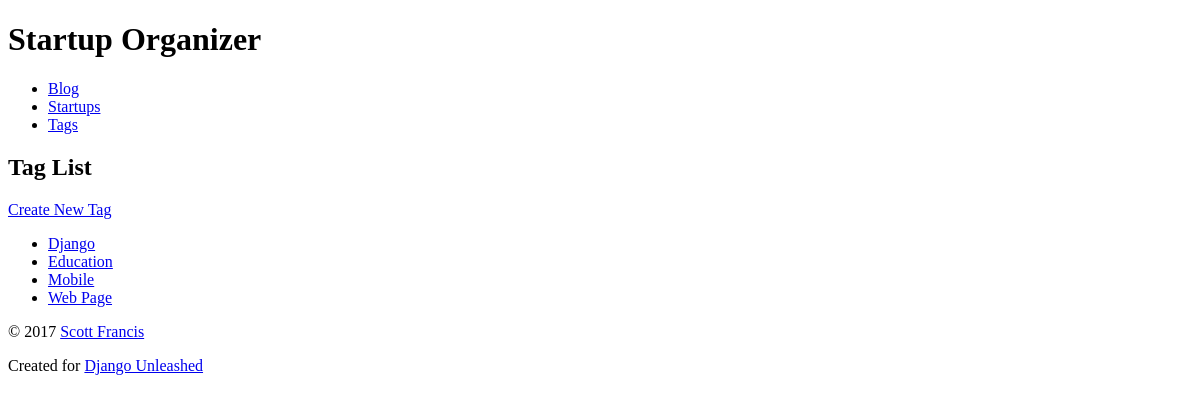
/tag/, run on an earlier commit of the app's database.
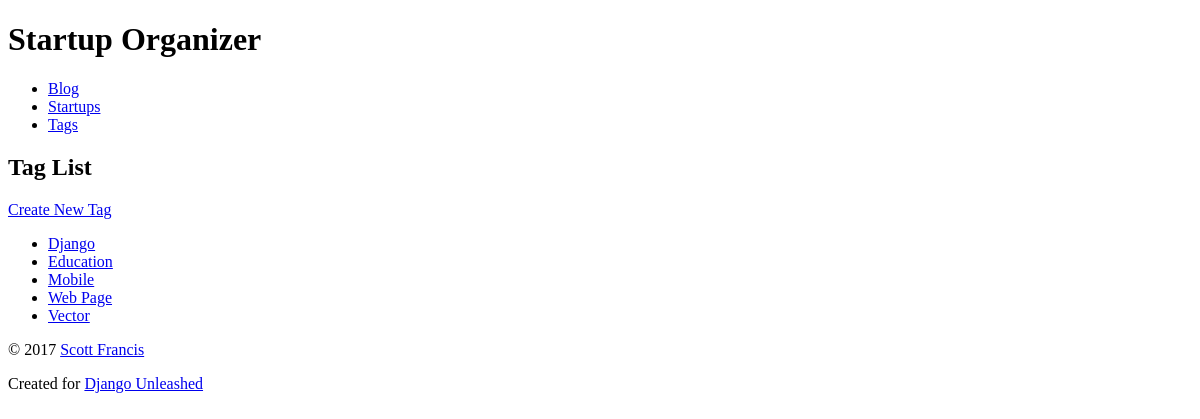
And on a later commit of the database.
### organizer/models.py (models this page shows, shortened)
class Tag(models.Model):
    name = models.CharField(max_length=31, unique= True)
    slug = models.SlugField(max_length=31,
                            unique= True,
                            help_text='A label for URL config.'
                            )
    def get_absolute_url(self):
        return reverse('organizer_tag_detail', kwargs={'slug': self.slug})
    class Meta:
        ordering = ['name']

### organizer/views.py (the view)
def tag_list(request):
    return render(
        request,
        'organizer/tag_list.html',
        {'tag_list': Tag.objects.all()}
    )

### organizer/templates/organizer/tag_list.html (shortened to what this page needs)
    {% extends parent_template|default:"organizer/base_organizer.html" %}
    {% block content %}
    <h2>Tag List</h2>
        <div>
            <a href="{% url 'organizer_tag_create' %}">
                Create New Tag
            </a>
        </div>
    <ul>
        {% for tag in tag_list %}
        <li>
            <a href="{{ tag.get_absolute_url }}">
                {{ tag.name|title }}
            </a>
        </li>
        {% empty %}
            <li><em>There are currently no Tags available</em></li>
        {% endfor %}
    </ul>
    {% endblock %}

What changed in the data, as far as the page shows it:
added Tag: name "Vector"
